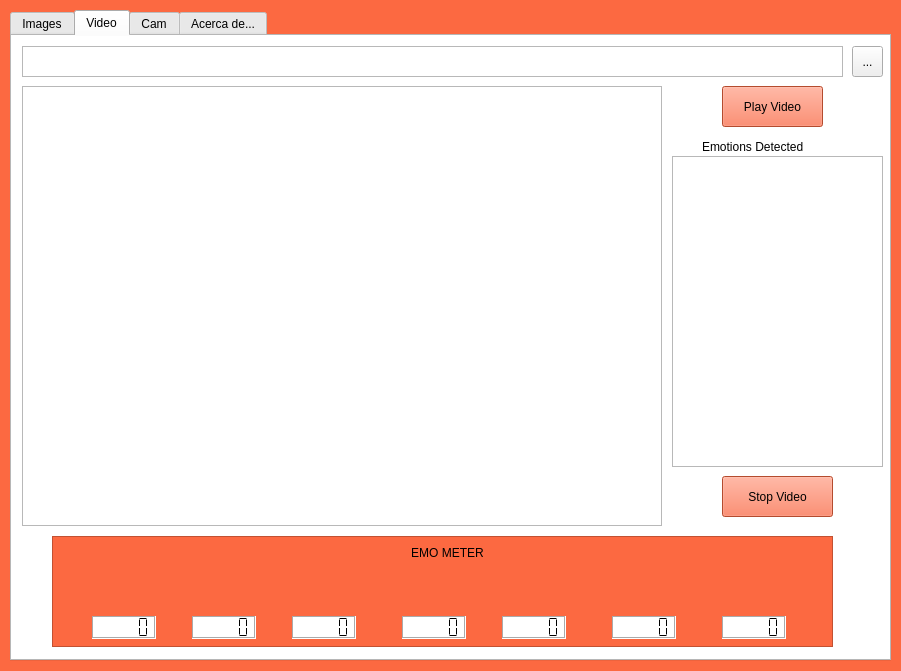
<?xml version="1.0" encoding="UTF-8"?>
<ui version="4.0">
 <class>mainWindow</class>
 <widget class="QWidget" name="mainWindow">
  <property name="geometry">
   <rect>
    <x>0</x>
    <y>0</y>
    <width>901</width>
    <height>671</height>
   </rect>
  </property>
  <property name="minimumSize">
   <size>
    <width>901</width>
    <height>671</height>
   </size>
  </property>
  <property name="maximumSize">
   <size>
    <width>901</width>
    <height>671</height>
   </size>
  </property>
  <property name="windowTitle">
   <string>Happy Or Not </string>
  </property>
  <property name="autoFillBackground">
   <bool>false</bool>
  </property>
  <property name="styleSheet">
   <string notr="true">#mainWindow{
	background-color : #FC6941
}

.QPushButton{
	background-color: #FC6941
}
.TtabWidget{
background-color: #FFFFFF
}
.QFrame{
background-color: #FC6941
}

.QLCDNumber{
	background-color: #FFFFFF
}</string>
  </property>
  <widget class="QTabWidget" name="tabWidget">
   <property name="geometry">
    <rect>
     <x>10</x>
     <y>10</y>
     <width>881</width>
     <height>651</height>
    </rect>
   </property>
   <property name="minimumSize">
    <size>
     <width>881</width>
     <height>651</height>
    </size>
   </property>
   <property name="maximumSize">
    <size>
     <width>881</width>
     <height>651</height>
    </size>
   </property>
   <property name="cursor">
    <cursorShape>ArrowCursor</cursorShape>
   </property>
   <property name="layoutDirection">
    <enum>Qt::LeftToRight</enum>
   </property>
   <property name="autoFillBackground">
    <bool>false</bool>
   </property>
   <property name="styleSheet">
    <string notr="true">#tabWidget{
background-color: #FFFFFF
}</string>
   </property>
   <property name="tabPosition">
    <enum>QTabWidget::North</enum>
   </property>
   <property name="tabShape">
    <enum>QTabWidget::Rounded</enum>
   </property>
   <property name="currentIndex">
    <number>1</number>
   </property>
   <property name="iconSize">
    <size>
     <width>20</width>
     <height>20</height>
    </size>
   </property>
   <property name="elideMode">
    <enum>Qt::ElideNone</enum>
   </property>
   <widget class="QWidget" name="images_tab">
    <property name="cursor">
     <cursorShape>ArrowCursor</cursorShape>
    </property>
    <property name="toolTip">
     <string extracomment="check your fotos"/>
    </property>
    <property name="layoutDirection">
     <enum>Qt::LeftToRight</enum>
    </property>
    <attribute name="title">
     <string>Images</string>
    </attribute>
    <widget class="QLabel" name="image_thread">
     <property name="geometry">
      <rect>
       <x>10</x>
       <y>10</y>
       <width>400</width>
       <height>400</height>
      </rect>
     </property>
     <property name="minimumSize">
      <size>
       <width>400</width>
       <height>400</height>
      </size>
     </property>
     <property name="maximumSize">
      <size>
       <width>400</width>
       <height>400</height>
      </size>
     </property>
     <property name="frameShape">
      <enum>QFrame::StyledPanel</enum>
     </property>
     <property name="text">
      <string/>
     </property>
    </widget>
    <widget class="QToolButton" name="toolButton_image">
     <property name="geometry">
      <rect>
       <x>625</x>
       <y>10</y>
       <width>31</width>
       <height>31</height>
      </rect>
     </property>
     <property name="text">
      <string>...</string>
     </property>
    </widget>
    <widget class="QTextEdit" name="emotions_image_reg">
     <property name="geometry">
      <rect>
       <x>430</x>
       <y>120</y>
       <width>211</width>
       <height>290</height>
      </rect>
     </property>
     <property name="minimumSize">
      <size>
       <width>211</width>
       <height>290</height>
      </size>
     </property>
     <property name="maximumSize">
      <size>
       <width>211</width>
       <height>290</height>
      </size>
     </property>
    </widget>
    <widget class="QPushButton" name="load_image_button">
     <property name="geometry">
      <rect>
       <x>480</x>
       <y>50</y>
       <width>101</width>
       <height>41</height>
      </rect>
     </property>
     <property name="text">
      <string>Play Video</string>
     </property>
    </widget>
    <widget class="QTextEdit" name="image_path">
     <property name="geometry">
      <rect>
       <x>420</x>
       <y>10</y>
       <width>201</width>
       <height>31</height>
      </rect>
     </property>
    </widget>
    <widget class="QLabel" name="labelimage">
     <property name="geometry">
      <rect>
       <x>430</x>
       <y>90</y>
       <width>151</width>
       <height>21</height>
      </rect>
     </property>
     <property name="text">
      <string>Emotions Detected</string>
     </property>
    </widget>
   </widget>
   <widget class="QWidget" name="video_tab">
    <attribute name="title">
     <string>Video</string>
    </attribute>
    <widget class="QLabel" name="video_thread">
     <property name="geometry">
      <rect>
       <x>10</x>
       <y>50</y>
       <width>640</width>
       <height>440</height>
      </rect>
     </property>
     <property name="minimumSize">
      <size>
       <width>640</width>
       <height>440</height>
      </size>
     </property>
     <property name="maximumSize">
      <size>
       <width>640</width>
       <height>440</height>
      </size>
     </property>
     <property name="frameShape">
      <enum>QFrame::StyledPanel</enum>
     </property>
     <property name="text">
      <string/>
     </property>
    </widget>
    <widget class="QPushButton" name="load_video_button">
     <property name="geometry">
      <rect>
       <x>710</x>
       <y>50</y>
       <width>101</width>
       <height>41</height>
      </rect>
     </property>
     <property name="text">
      <string>Play Video</string>
     </property>
    </widget>
    <widget class="QTextEdit" name="video_path">
     <property name="geometry">
      <rect>
       <x>10</x>
       <y>10</y>
       <width>821</width>
       <height>31</height>
      </rect>
     </property>
    </widget>
    <widget class="QTextEdit" name="emotions_video_reg">
     <property name="geometry">
      <rect>
       <x>660</x>
       <y>120</y>
       <width>211</width>
       <height>311</height>
      </rect>
     </property>
     <property name="minimumSize">
      <size>
       <width>211</width>
       <height>311</height>
      </size>
     </property>
     <property name="maximumSize">
      <size>
       <width>211</width>
       <height>311</height>
      </size>
     </property>
    </widget>
    <widget class="QLabel" name="labelcaamvideo">
     <property name="geometry">
      <rect>
       <x>690</x>
       <y>100</y>
       <width>151</width>
       <height>21</height>
      </rect>
     </property>
     <property name="text">
      <string>Emotions Detected</string>
     </property>
    </widget>
    <widget class="QToolButton" name="toolButton">
     <property name="geometry">
      <rect>
       <x>840</x>
       <y>10</y>
       <width>31</width>
       <height>31</height>
      </rect>
     </property>
     <property name="text">
      <string>...</string>
     </property>
    </widget>
    <widget class="QPushButton" name="stop_video_button">
     <property name="geometry">
      <rect>
       <x>710</x>
       <y>440</y>
       <width>111</width>
       <height>41</height>
      </rect>
     </property>
     <property name="text">
      <string>Stop Video</string>
     </property>
    </widget>
    <widget class="QFrame" name="contadores_vid">
     <property name="geometry">
      <rect>
       <x>40</x>
       <y>500</y>
       <width>781</width>
       <height>111</height>
      </rect>
     </property>
     <property name="frameShape">
      <enum>QFrame::StyledPanel</enum>
     </property>
     <property name="frameShadow">
      <enum>QFrame::Raised</enum>
     </property>
     <widget class="QLabel" name="label_9">
      <property name="geometry">
       <rect>
        <x>50</x>
        <y>30</y>
        <width>50</width>
        <height>50</height>
       </rect>
      </property>
      <property name="text">
       <string/>
      </property>
      <property name="pixmap">
       <pixmap resource="imgs/emojis.qrc">:/imgs/Slightly smiling face.png</pixmap>
      </property>
      <property name="scaledContents">
       <bool>true</bool>
      </property>
      <property name="wordWrap">
       <bool>false</bool>
      </property>
     </widget>
     <widget class="QLabel" name="label_10">
      <property name="geometry">
       <rect>
        <x>250</x>
        <y>30</y>
        <width>50</width>
        <height>50</height>
       </rect>
      </property>
      <property name="text">
       <string/>
      </property>
      <property name="pixmap">
       <pixmap resource="imgs/emojis.qrc">:/imgs/Astonished face.png</pixmap>
      </property>
      <property name="scaledContents">
       <bool>true</bool>
      </property>
     </widget>
     <widget class="QLabel" name="label_11">
      <property name="geometry">
       <rect>
        <x>150</x>
        <y>30</y>
        <width>50</width>
        <height>50</height>
       </rect>
      </property>
      <property name="text">
       <string/>
      </property>
      <property name="pixmap">
       <pixmap resource="imgs/emojis.qrc">:/imgs/Frowning face.png</pixmap>
      </property>
      <property name="scaledContents">
       <bool>true</bool>
      </property>
     </widget>
     <widget class="QLabel" name="label_12">
      <property name="geometry">
       <rect>
        <x>680</x>
        <y>30</y>
        <width>50</width>
        <height>50</height>
       </rect>
      </property>
      <property name="text">
       <string/>
      </property>
      <property name="pixmap">
       <pixmap resource="imgs/emojis.qrc">:/imgs/Angry face.png</pixmap>
      </property>
      <property name="scaledContents">
       <bool>true</bool>
      </property>
     </widget>
     <widget class="QLCDNumber" name="counter_fear_vid">
      <property name="geometry">
       <rect>
        <x>350</x>
        <y>80</y>
        <width>64</width>
        <height>23</height>
       </rect>
      </property>
      <property name="frameShape">
       <enum>QFrame::Box</enum>
      </property>
      <property name="frameShadow">
       <enum>QFrame::Sunken</enum>
      </property>
      <property name="lineWidth">
       <number>1</number>
      </property>
      <property name="midLineWidth">
       <number>0</number>
      </property>
      <property name="smallDecimalPoint">
       <bool>false</bool>
      </property>
      <property name="segmentStyle">
       <enum>QLCDNumber::Flat</enum>
      </property>
     </widget>
     <widget class="QLCDNumber" name="counter_neutral_vid">
      <property name="geometry">
       <rect>
        <x>450</x>
        <y>80</y>
        <width>64</width>
        <height>23</height>
       </rect>
      </property>
      <property name="frameShape">
       <enum>QFrame::Box</enum>
      </property>
      <property name="frameShadow">
       <enum>QFrame::Sunken</enum>
      </property>
      <property name="lineWidth">
       <number>1</number>
      </property>
      <property name="midLineWidth">
       <number>0</number>
      </property>
      <property name="smallDecimalPoint">
       <bool>false</bool>
      </property>
      <property name="segmentStyle">
       <enum>QLCDNumber::Flat</enum>
      </property>
     </widget>
     <widget class="QLabel" name="label_13">
      <property name="geometry">
       <rect>
        <x>460</x>
        <y>30</y>
        <width>50</width>
        <height>50</height>
       </rect>
      </property>
      <property name="text">
       <string/>
      </property>
      <property name="pixmap">
       <pixmap resource="imgs/emojis.qrc">:/imgs/Neutral face.png</pixmap>
      </property>
      <property name="scaledContents">
       <bool>true</bool>
      </property>
     </widget>
     <widget class="QLCDNumber" name="counter_surp_vid">
      <property name="geometry">
       <rect>
        <x>240</x>
        <y>80</y>
        <width>64</width>
        <height>23</height>
       </rect>
      </property>
      <property name="frameShape">
       <enum>QFrame::Box</enum>
      </property>
      <property name="frameShadow">
       <enum>QFrame::Sunken</enum>
      </property>
      <property name="lineWidth">
       <number>1</number>
      </property>
      <property name="midLineWidth">
       <number>0</number>
      </property>
      <property name="smallDecimalPoint">
       <bool>false</bool>
      </property>
      <property name="segmentStyle">
       <enum>QLCDNumber::Flat</enum>
      </property>
     </widget>
     <widget class="QLCDNumber" name="counter_happy_vid">
      <property name="geometry">
       <rect>
        <x>40</x>
        <y>80</y>
        <width>64</width>
        <height>23</height>
       </rect>
      </property>
      <property name="frameShape">
       <enum>QFrame::Box</enum>
      </property>
      <property name="frameShadow">
       <enum>QFrame::Sunken</enum>
      </property>
      <property name="lineWidth">
       <number>1</number>
      </property>
      <property name="midLineWidth">
       <number>0</number>
      </property>
      <property name="smallDecimalPoint">
       <bool>false</bool>
      </property>
      <property name="segmentStyle">
       <enum>QLCDNumber::Flat</enum>
      </property>
     </widget>
     <widget class="QLCDNumber" name="counter_sad_vid">
      <property name="geometry">
       <rect>
        <x>140</x>
        <y>80</y>
        <width>64</width>
        <height>23</height>
       </rect>
      </property>
      <property name="frameShape">
       <enum>QFrame::Box</enum>
      </property>
      <property name="frameShadow">
       <enum>QFrame::Sunken</enum>
      </property>
      <property name="lineWidth">
       <number>1</number>
      </property>
      <property name="midLineWidth">
       <number>0</number>
      </property>
      <property name="smallDecimalPoint">
       <bool>false</bool>
      </property>
      <property name="segmentStyle">
       <enum>QLCDNumber::Flat</enum>
      </property>
     </widget>
     <widget class="QLCDNumber" name="counter_disgust_vid">
      <property name="geometry">
       <rect>
        <x>560</x>
        <y>80</y>
        <width>64</width>
        <height>23</height>
       </rect>
      </property>
      <property name="frameShape">
       <enum>QFrame::Box</enum>
      </property>
      <property name="frameShadow">
       <enum>QFrame::Sunken</enum>
      </property>
      <property name="lineWidth">
       <number>1</number>
      </property>
      <property name="midLineWidth">
       <number>0</number>
      </property>
      <property name="smallDecimalPoint">
       <bool>false</bool>
      </property>
      <property name="segmentStyle">
       <enum>QLCDNumber::Flat</enum>
      </property>
     </widget>
     <widget class="QLCDNumber" name="counter_anger_vid">
      <property name="geometry">
       <rect>
        <x>670</x>
        <y>80</y>
        <width>64</width>
        <height>23</height>
       </rect>
      </property>
      <property name="frameShape">
       <enum>QFrame::Box</enum>
      </property>
      <property name="frameShadow">
       <enum>QFrame::Sunken</enum>
      </property>
      <property name="lineWidth">
       <number>1</number>
      </property>
      <property name="midLineWidth">
       <number>0</number>
      </property>
      <property name="smallDecimalPoint">
       <bool>false</bool>
      </property>
      <property name="mode">
       <enum>QLCDNumber::Dec</enum>
      </property>
      <property name="segmentStyle">
       <enum>QLCDNumber::Flat</enum>
      </property>
     </widget>
     <widget class="QLabel" name="label_14">
      <property name="geometry">
       <rect>
        <x>360</x>
        <y>30</y>
        <width>50</width>
        <height>50</height>
       </rect>
      </property>
      <property name="text">
       <string/>
      </property>
      <property name="pixmap">
       <pixmap resource="imgs/emojis.qrc">:/imgs/Fearful face.png</pixmap>
      </property>
      <property name="scaledContents">
       <bool>true</bool>
      </property>
     </widget>
     <widget class="QLabel" name="label_15">
      <property name="geometry">
       <rect>
        <x>570</x>
        <y>30</y>
        <width>50</width>
        <height>50</height>
       </rect>
      </property>
      <property name="text">
       <string/>
      </property>
      <property name="pixmap">
       <pixmap resource="imgs/emojis.qrc">:/imgs/Pensive face.png</pixmap>
      </property>
      <property name="scaledContents">
       <bool>true</bool>
      </property>
     </widget>
     <widget class="QLabel" name="label_16">
      <property name="geometry">
       <rect>
        <x>200</x>
        <y>-4</y>
        <width>391</width>
        <height>41</height>
       </rect>
      </property>
      <property name="text">
       <string>EMO METER</string>
      </property>
      <property name="scaledContents">
       <bool>true</bool>
      </property>
      <property name="alignment">
       <set>Qt::AlignCenter</set>
      </property>
      <property name="wordWrap">
       <bool>false</bool>
      </property>
     </widget>
    </widget>
   </widget>
   <widget class="QWidget" name="cam_tab">
    <attribute name="title">
     <string>Cam</string>
    </attribute>
    <widget class="QLabel" name="cam_thread">
     <property name="geometry">
      <rect>
       <x>10</x>
       <y>10</y>
       <width>640</width>
       <height>480</height>
      </rect>
     </property>
     <property name="minimumSize">
      <size>
       <width>640</width>
       <height>480</height>
      </size>
     </property>
     <property name="maximumSize">
      <size>
       <width>640</width>
       <height>480</height>
      </size>
     </property>
     <property name="frameShape">
      <enum>QFrame::StyledPanel</enum>
     </property>
     <property name="text">
      <string/>
     </property>
    </widget>
    <widget class="QPushButton" name="load_cam_button">
     <property name="geometry">
      <rect>
       <x>710</x>
       <y>10</y>
       <width>121</width>
       <height>41</height>
      </rect>
     </property>
     <property name="text">
      <string>Load Camera</string>
     </property>
    </widget>
    <widget class="QLabel" name="labelcaam1">
     <property name="geometry">
      <rect>
       <x>700</x>
       <y>60</y>
       <width>151</width>
       <height>21</height>
      </rect>
     </property>
     <property name="text">
      <string>Emotions Detected</string>
     </property>
    </widget>
    <widget class="QTextEdit" name="emotions_cam_reg">
     <property name="geometry">
      <rect>
       <x>660</x>
       <y>80</y>
       <width>211</width>
       <height>311</height>
      </rect>
     </property>
     <property name="minimumSize">
      <size>
       <width>211</width>
       <height>311</height>
      </size>
     </property>
     <property name="maximumSize">
      <size>
       <width>211</width>
       <height>311</height>
      </size>
     </property>
    </widget>
    <widget class="QPushButton" name="stop_cam_button">
     <property name="geometry">
      <rect>
       <x>710</x>
       <y>400</y>
       <width>111</width>
       <height>41</height>
      </rect>
     </property>
     <property name="text">
      <string>Stop Camera</string>
     </property>
    </widget>
    <widget class="QFrame" name="contadores">
     <property name="geometry">
      <rect>
       <x>50</x>
       <y>500</y>
       <width>781</width>
       <height>111</height>
      </rect>
     </property>
     <property name="frameShape">
      <enum>QFrame::StyledPanel</enum>
     </property>
     <property name="frameShadow">
      <enum>QFrame::Raised</enum>
     </property>
     <widget class="QLabel" name="label">
      <property name="geometry">
       <rect>
        <x>50</x>
        <y>30</y>
        <width>50</width>
        <height>50</height>
       </rect>
      </property>
      <property name="text">
       <string/>
      </property>
      <property name="pixmap">
       <pixmap resource="imgs/emojis.qrc">:/imgs/Slightly smiling face.png</pixmap>
      </property>
      <property name="scaledContents">
       <bool>true</bool>
      </property>
      <property name="wordWrap">
       <bool>false</bool>
      </property>
     </widget>
     <widget class="QLabel" name="label_3">
      <property name="geometry">
       <rect>
        <x>250</x>
        <y>30</y>
        <width>50</width>
        <height>50</height>
       </rect>
      </property>
      <property name="text">
       <string/>
      </property>
      <property name="pixmap">
       <pixmap resource="imgs/emojis.qrc">:/imgs/Astonished face.png</pixmap>
      </property>
      <property name="scaledContents">
       <bool>true</bool>
      </property>
     </widget>
     <widget class="QLabel" name="label_2">
      <property name="geometry">
       <rect>
        <x>150</x>
        <y>30</y>
        <width>50</width>
        <height>50</height>
       </rect>
      </property>
      <property name="text">
       <string/>
      </property>
      <property name="pixmap">
       <pixmap resource="imgs/emojis.qrc">:/imgs/Frowning face.png</pixmap>
      </property>
      <property name="scaledContents">
       <bool>true</bool>
      </property>
     </widget>
     <widget class="QLabel" name="label_7">
      <property name="geometry">
       <rect>
        <x>680</x>
        <y>30</y>
        <width>50</width>
        <height>50</height>
       </rect>
      </property>
      <property name="text">
       <string/>
      </property>
      <property name="pixmap">
       <pixmap resource="imgs/emojis.qrc">:/imgs/Angry face.png</pixmap>
      </property>
      <property name="scaledContents">
       <bool>true</bool>
      </property>
     </widget>
     <widget class="QLCDNumber" name="counter_fear">
      <property name="geometry">
       <rect>
        <x>350</x>
        <y>80</y>
        <width>64</width>
        <height>23</height>
       </rect>
      </property>
      <property name="frameShape">
       <enum>QFrame::Box</enum>
      </property>
      <property name="frameShadow">
       <enum>QFrame::Sunken</enum>
      </property>
      <property name="lineWidth">
       <number>1</number>
      </property>
      <property name="midLineWidth">
       <number>0</number>
      </property>
      <property name="smallDecimalPoint">
       <bool>false</bool>
      </property>
      <property name="segmentStyle">
       <enum>QLCDNumber::Flat</enum>
      </property>
     </widget>
     <widget class="QLCDNumber" name="counter_neutral">
      <property name="geometry">
       <rect>
        <x>450</x>
        <y>80</y>
        <width>64</width>
        <height>23</height>
       </rect>
      </property>
      <property name="frameShape">
       <enum>QFrame::Box</enum>
      </property>
      <property name="frameShadow">
       <enum>QFrame::Sunken</enum>
      </property>
      <property name="lineWidth">
       <number>1</number>
      </property>
      <property name="midLineWidth">
       <number>0</number>
      </property>
      <property name="smallDecimalPoint">
       <bool>false</bool>
      </property>
      <property name="segmentStyle">
       <enum>QLCDNumber::Flat</enum>
      </property>
     </widget>
     <widget class="QLabel" name="label_5">
      <property name="geometry">
       <rect>
        <x>460</x>
        <y>30</y>
        <width>50</width>
        <height>50</height>
       </rect>
      </property>
      <property name="text">
       <string/>
      </property>
      <property name="pixmap">
       <pixmap resource="imgs/emojis.qrc">:/imgs/Neutral face.png</pixmap>
      </property>
      <property name="scaledContents">
       <bool>true</bool>
      </property>
     </widget>
     <widget class="QLCDNumber" name="counter_surp">
      <property name="geometry">
       <rect>
        <x>240</x>
        <y>80</y>
        <width>64</width>
        <height>23</height>
       </rect>
      </property>
      <property name="frameShape">
       <enum>QFrame::Box</enum>
      </property>
      <property name="frameShadow">
       <enum>QFrame::Sunken</enum>
      </property>
      <property name="lineWidth">
       <number>1</number>
      </property>
      <property name="midLineWidth">
       <number>0</number>
      </property>
      <property name="smallDecimalPoint">
       <bool>false</bool>
      </property>
      <property name="segmentStyle">
       <enum>QLCDNumber::Flat</enum>
      </property>
     </widget>
     <widget class="QLCDNumber" name="counter_happy">
      <property name="geometry">
       <rect>
        <x>40</x>
        <y>80</y>
        <width>64</width>
        <height>23</height>
       </rect>
      </property>
      <property name="frameShape">
       <enum>QFrame::Box</enum>
      </property>
      <property name="frameShadow">
       <enum>QFrame::Sunken</enum>
      </property>
      <property name="lineWidth">
       <number>1</number>
      </property>
      <property name="midLineWidth">
       <number>0</number>
      </property>
      <property name="smallDecimalPoint">
       <bool>false</bool>
      </property>
      <property name="segmentStyle">
       <enum>QLCDNumber::Flat</enum>
      </property>
     </widget>
     <widget class="QLCDNumber" name="counter_sad">
      <property name="geometry">
       <rect>
        <x>140</x>
        <y>80</y>
        <width>64</width>
        <height>23</height>
       </rect>
      </property>
      <property name="frameShape">
       <enum>QFrame::Box</enum>
      </property>
      <property name="frameShadow">
       <enum>QFrame::Sunken</enum>
      </property>
      <property name="lineWidth">
       <number>1</number>
      </property>
      <property name="midLineWidth">
       <number>0</number>
      </property>
      <property name="smallDecimalPoint">
       <bool>false</bool>
      </property>
      <property name="segmentStyle">
       <enum>QLCDNumber::Flat</enum>
      </property>
     </widget>
     <widget class="QLCDNumber" name="counter_disgust">
      <property name="geometry">
       <rect>
        <x>560</x>
        <y>80</y>
        <width>64</width>
        <height>23</height>
       </rect>
      </property>
      <property name="frameShape">
       <enum>QFrame::Box</enum>
      </property>
      <property name="frameShadow">
       <enum>QFrame::Sunken</enum>
      </property>
      <property name="lineWidth">
       <number>1</number>
      </property>
      <property name="midLineWidth">
       <number>0</number>
      </property>
      <property name="smallDecimalPoint">
       <bool>false</bool>
      </property>
      <property name="segmentStyle">
       <enum>QLCDNumber::Flat</enum>
      </property>
     </widget>
     <widget class="QLCDNumber" name="counter_anger">
      <property name="geometry">
       <rect>
        <x>670</x>
        <y>80</y>
        <width>64</width>
        <height>23</height>
       </rect>
      </property>
      <property name="frameShape">
       <enum>QFrame::Box</enum>
      </property>
      <property name="frameShadow">
       <enum>QFrame::Sunken</enum>
      </property>
      <property name="lineWidth">
       <number>1</number>
      </property>
      <property name="midLineWidth">
       <number>0</number>
      </property>
      <property name="smallDecimalPoint">
       <bool>false</bool>
      </property>
      <property name="mode">
       <enum>QLCDNumber::Dec</enum>
      </property>
      <property name="segmentStyle">
       <enum>QLCDNumber::Flat</enum>
      </property>
     </widget>
     <widget class="QLabel" name="label_4">
      <property name="geometry">
       <rect>
        <x>360</x>
        <y>30</y>
        <width>50</width>
        <height>50</height>
       </rect>
      </property>
      <property name="text">
       <string/>
      </property>
      <property name="pixmap">
       <pixmap resource="imgs/emojis.qrc">:/imgs/Fearful face.png</pixmap>
      </property>
      <property name="scaledContents">
       <bool>true</bool>
      </property>
     </widget>
     <widget class="QLabel" name="label_6">
      <property name="geometry">
       <rect>
        <x>570</x>
        <y>30</y>
        <width>50</width>
        <height>50</height>
       </rect>
      </property>
      <property name="text">
       <string/>
      </property>
      <property name="pixmap">
       <pixmap resource="imgs/emojis.qrc">:/imgs/Pensive face.png</pixmap>
      </property>
      <property name="scaledContents">
       <bool>true</bool>
      </property>
     </widget>
     <widget class="QLabel" name="label_8">
      <property name="geometry">
       <rect>
        <x>200</x>
        <y>-4</y>
        <width>391</width>
        <height>41</height>
       </rect>
      </property>
      <property name="text">
       <string>EMO METER</string>
      </property>
      <property name="scaledContents">
       <bool>true</bool>
      </property>
      <property name="alignment">
       <set>Qt::AlignCenter</set>
      </property>
      <property name="wordWrap">
       <bool>false</bool>
      </property>
     </widget>
    </widget>
   </widget>
   <widget class="QWidget" name="acerca_de">
    <attribute name="title">
     <string>Acerca de...</string>
    </attribute>
   </widget>
  </widget>
 </widget>
 <resources>
  <include location="imgs/emojis.qrc"/>
 </resources>
 <connections/>
</ui>
